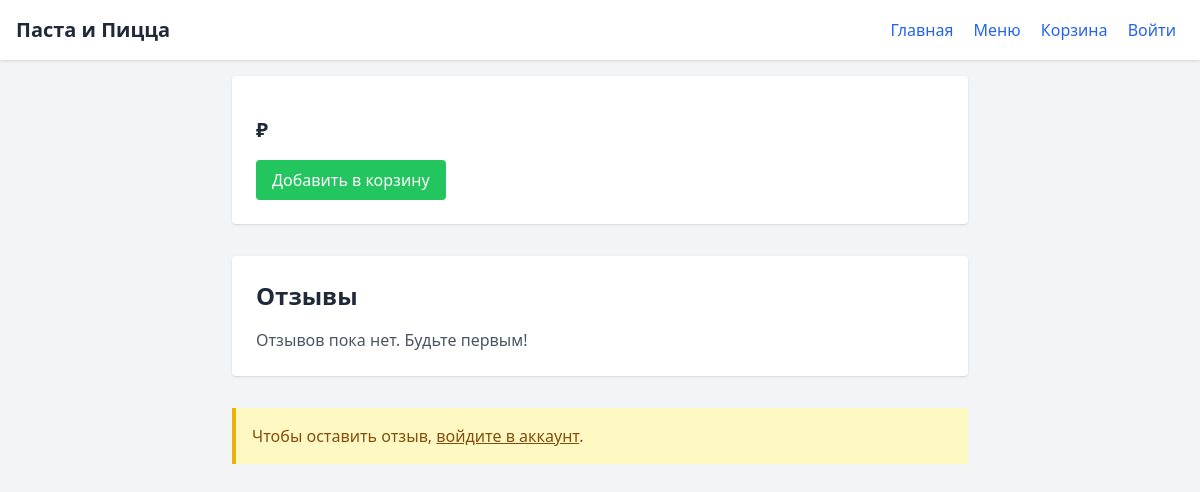
The app's page /dish/6, older data.
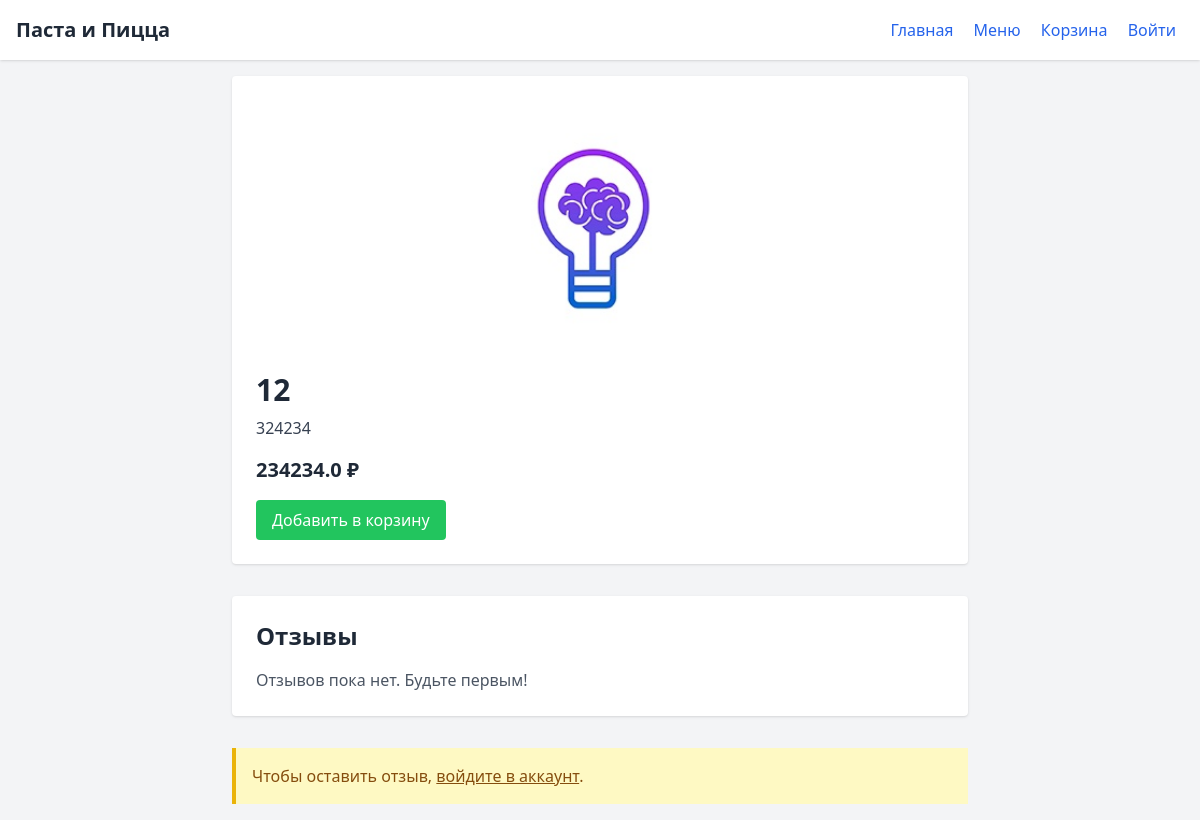
The same page, newer data.
### tables this page shows
CREATE TABLE dishes (
    id INTEGER PRIMARY KEY AUTOINCREMENT,
    title TEXT,
    description TEXT,
    price REAL,
    category_id INTEGER,
    image TEXT,
    is_veg INTEGER DEFAULT 0,
    is_spicy INTEGER DEFAULT 0,
    FOREIGN KEY(category_id) REFERENCES categories(id)
);

### app.py (the view)
@app.route("/dish/<int:dish_id>")
def dish_detail(dish_id):
    dish = get_dish_by_id(dish_id)
    reviews = get_reviews_for_dish(dish_id)
    return render_template("dish_detail.html", dish=dish, reviews=reviews)

### app.py (called while the page is built)
@app.before_request
def before_request():
    get_db()

@app.teardown_appcontext
def teardown_db(exception):
    close_db()

def get_dish_by_id(dish_id):
    row = query_db("SELECT * FROM dishes WHERE id=?", (dish_id,), one=True)
    return dict(row) if row else None

def get_reviews_for_dish(dish_id):
    reviews = query_db(
        "SELECT r.rating, r.text, u.name, r.created_at FROM reviews r JOIN users u ON r.user_id = u.id WHERE r.dish_id=? ORDER BY r.created_at DESC",
        (dish_id,))
    return [dict(row) for row in reviews]

### database.py (called while the page is built)
def get_db():
    if 'db' not in g:
        conn = sqlite3.connect(DB_PATH)
        conn.row_factory = sqlite3.Row
        g.db = conn
    return g.db

def query_db(query, args=(), one=False):
    cur = get_db().execute(query, args)
    rv = cur.fetchall()
    cur.close()
    return (rv[0] if rv else None) if one else rv

### templates/dish_detail.html (shortened to what this page needs)
<!DOCTYPE html>
<html lang="ru">
<head>
  <script src="https://cdn.tailwindcss.com"></script>
</head>
<body class="bg-gray-100 text-gray-800">
  <header class="bg-white shadow p-4 flex justify-between items-center">
    <h1 class="text-xl font-bold">Паста и Пицца</h1>
    <nav>
      <a href="/" class="mx-2 text-blue-600 hover:underline">Главная</a>
      <a href="/menu" class="mx-2 text-blue-600 hover:underline">Меню</a>
      <a href="/cart" class="mx-2 text-blue-600 hover:underline">Корзина</a>
      {% if session.user_id %}
        <span class="mx-2 text-gray-700">Привет, {{ session.user_name }}!</span>
        <a href="/logout" class="mx-2 text-red-600 hover:underline">Выйти</a>
      {% else %}
        <a href="/login" class="mx-2 text-blue-600 hover:underline">Войти</a>
      {% endif %}
    </nav>
  </header>
  <main class="p-4 max-w-3xl mx-auto">
    <div class="bg-white shadow rounded p-6 mb-8">
      {% if dish.image %}
        <img src="{{ url_for('uploads', filename=dish.image) }}" alt="{{ dish.title }}" class="w-full h-64 object-cover rounded mb-4">
      {% endif %}
      <h2 class="text-3xl font-bold mb-2">{{ dish.title }}</h2>
      <p class="text-gray-700 mb-4">{{ dish.description }}</p>
      <p class="text-xl font-semibold mb-4">{{ dish.price }} ₽</p>
      <form action="/cart" method="post" class="inline">
        <button type="submit" class="px-4 py-2 bg-green-500 text-white rounded hover:bg-green-600">Добавить в корзину</button>
      </form>
    </div>
    <div class="bg-white shadow rounded p-6 mb-8">
      <h3 class="text-2xl font-bold mb-4">Отзывы</h3>
      {% if reviews %}
        <div class="space-y-4">
          {% for review in reviews %}
            <div class="border-b pb-2">
              <p class="text-yellow-500 mb-1">Оценка: {{ review.rating }} ⭐️</p>
              <p class="text-gray-800 mb-1">{{ review.text }}</p>
              <p class="text-sm text-gray-500">— {{ review.name }}, {{ review.created_at }}</p>
            </div>
          {% endfor %}
        </div>
      {% else %}
        <p class="text-gray-600">Отзывов пока нет. Будьте первым!</p>
      {% endif %}
    </div>
    {% if session.user_id %}
      <div class="bg-white shadow rounded p-6">
        <h3 class="text-2xl font-bold mb-4">Оставить отзыв</h3>
        <form action="/review/{{ dish.id }}" method="post">
          <label for="rating" class="block mb-2">Оценка (1–5):</label>
          <select name="rating" id="rating" class="mb-4 w-full border rounded px-3 py-2">
            {% for i in range(1,6) %}
              <option value="{{ i }}">{{ i }}</option>
            {% endfor %}
          </select>
          <label for="text" class="block mb-2">Ваш отзыв:</label>
          <textarea name="text" id="text" rows="4" class="w-full border rounded px-3 py-2 mb-4"></textarea>
          <button type="submit" class="px-4 py-2 bg-blue-600 text-white rounded hover:bg-blue-700">Отправить</button>
        </form>
      </div>
    {% else %}
      <div class="bg-yellow-100 border-l-4 border-yellow-500 p-4">
        <p class="text-yellow-800">Чтобы оставить отзыв, <a href="/login" class="underline">войдите в аккаунт</a>.</p>
      </div>
    {% endif %}
  </main>
</body>
</html>

Row changes from the older to the newer data that the page shows:
added dishes: image (picture), title "12", description "324234", price "234234.0"
